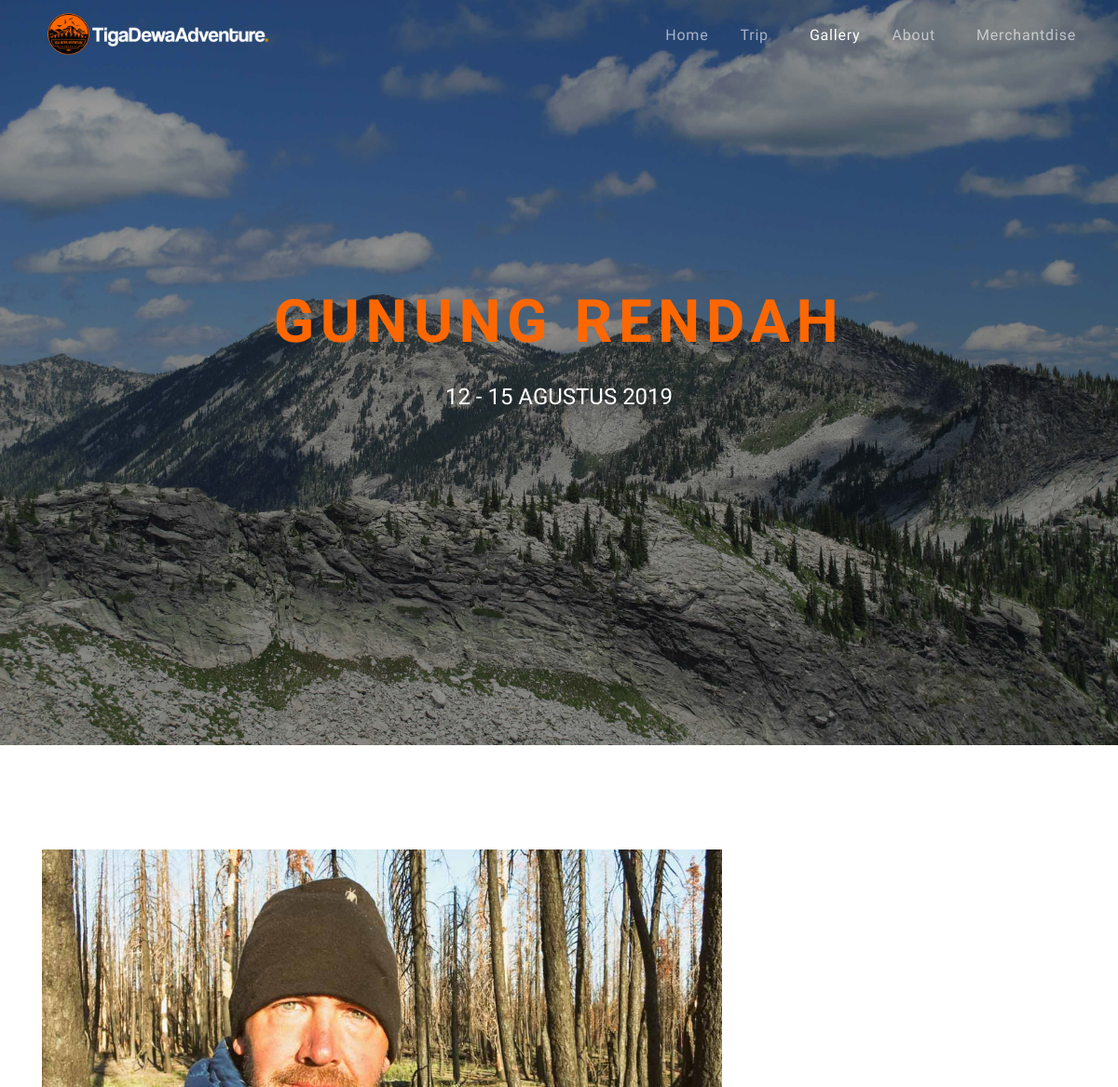
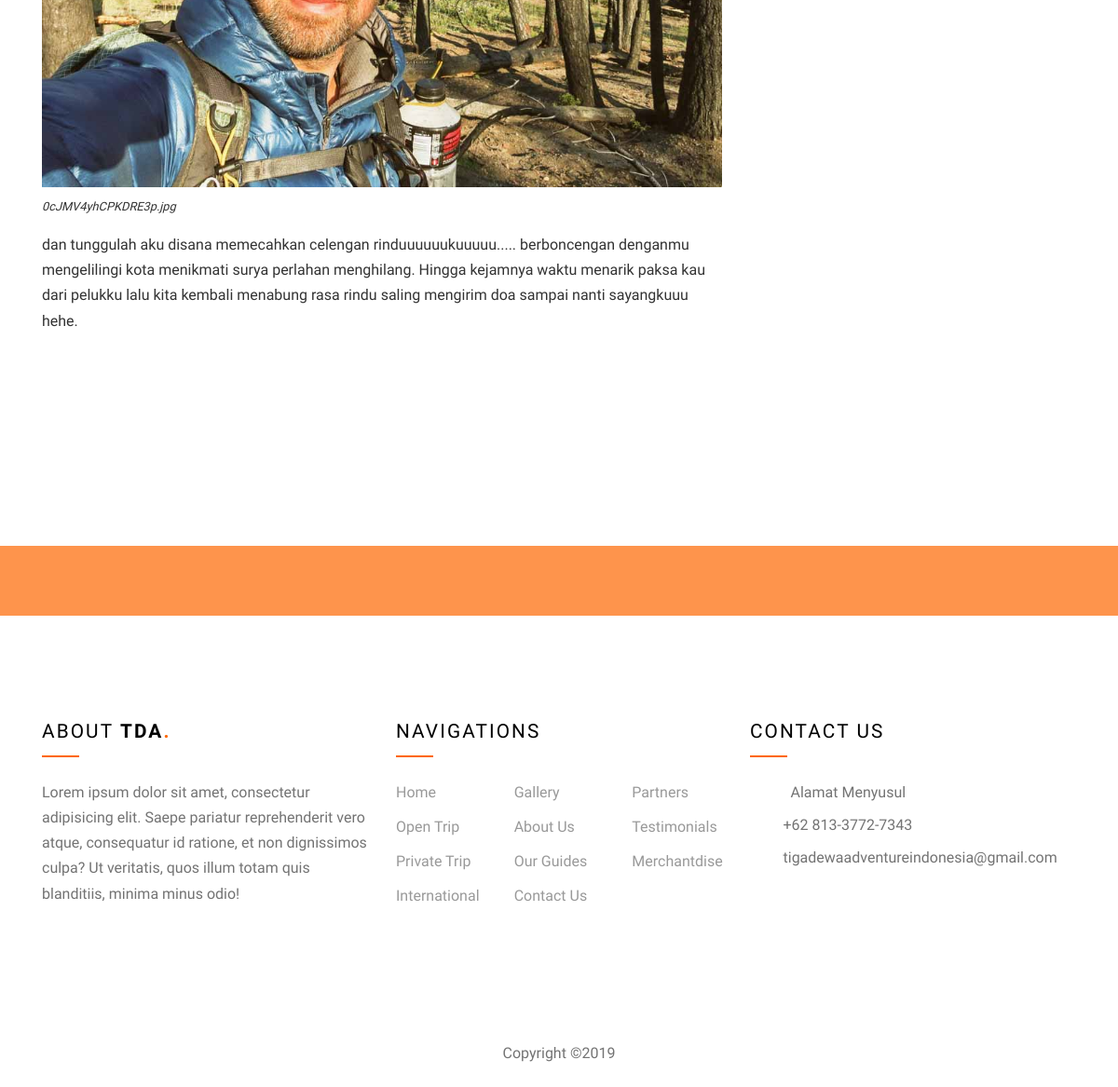
Page /index.php/Gallery/detail/5 on the committed database (2 pictures, top to bottom).
### tables this page shows
CREATE TABLE `gallery` (
  `id_gallery` int(11) NOT NULL,
  `picture` varchar(200) NOT NULL,
  `tripDate` varchar(100) NOT NULL,
  `year` int(11) NOT NULL,
  `tripName` varchar(100) NOT NULL,
  `detail` text NOT NULL
);

### application/controllers/Gallery.php (called while the page is built, shortened)
<?php
class Gallery extends CI_Controller {
	public function __construct()
	{
		$this->load->model('Gallery_model', 'gm');
	}
	public function detail($id_gallery)
	{
		$data['gal'] = $this->gm->getAll($id_gallery);
		$this->load->view('user/gallery_detail', $data);
	}
}

### index.php (called while the page is built, shortened)
<?php
require_once BASEPATH.'core/CodeIgniter.php';

### application/models/Gallery_model.php (called while the page is built, shortened)
<?php
class Gallery_model extends CI_Model {
	public function getAll($id_gallery)
	{
		return $this->db->where('id_gallery', $id_gallery)
						->get('gallery')->result();
	}
}

### application/views/user/gallery_detail.php (the view, shortened to what this page needs)
<!DOCTYPE html>
<html lang="en">
  <head>
    <link rel="stylesheet" href="<?=base_url()?>assets/fonts/icomoon/style.css">
    <link rel="stylesheet" href="<?=base_url()?>assets/css/bootstrap.min.css">
    <link rel="stylesheet" href="<?=base_url()?>assets/css/magnific-popup.css">
    <link rel="stylesheet" href="<?=base_url()?>assets/css/jquery-ui.css">
    <link rel="stylesheet" href="<?=base_url()?>assets/css/owl.carousel.min.css">
    <link rel="stylesheet" href="<?=base_url()?>assets/css/owl.theme.default.min.css">
    <link rel="stylesheet" href="<?=base_url()?>assets/css/bootstrap-datepicker.css">
    <link rel="stylesheet" href="<?=base_url()?>assets/css/mediaelementplayer.css">
    <link rel="stylesheet" href="<?=base_url()?>assets/css/animate.css">
    <link rel="stylesheet" href="<?=base_url()?>assets/fonts/flaticon/font/flaticon.css">
    <link rel="stylesheet" href="<?=base_url()?>assets/css/fl-bigmug-line.css">
    <link rel="stylesheet" href="https://use.fontawesome.com/releases/v5.6.3/css/all.css">
    <link rel="stylesheet" href="<?=base_url()?>assets/css/aos.css">
    <link rel="stylesheet" href="<?=base_url()?>assets/css/style.css">
  </head>
  <body>
  <?php foreach($gal as $g) { ?>
  <div class="site-wrap">
    <nav class="site-navbar">
        <div class="container py-1">
          <div class="row align-items-center">
            <div class="col-8 col-md-8 col-lg-4">
              <a href="<?=base_url()?>index.php/Home">
                <img src="<?=base_url()?>assets/images/tigadewa1.png" style="width: 250px;">
              </a>
            </div>
            <div class="col-4 col-md-4 col-lg-8">
              <nav class="site-navigation text-right text-md-right" role="navigation">
                <ul class="site-menu js-clone-nav d-none d-lg-block">
                  <li>
                    <a href="<?=base_url()?>index.php/Home">Home</a>
                  </li>
                  <li class="has-children">
                    <a href="#">Trip</a>
                  </li>
                  <li class="active"><a href="<?=base_url()?>index.php/Gallery">Gallery</a></li>
                  <li class="has-children">
                    <a href="#">About</a>
                  </li>
                  <li><a href="<?=base_url()?>index.php/Merchantdise">Merchantdise</a></li>
                </ul>
              </nav>
            </div>
          </div>
        </div>
      </nav>
    </div>
    <div class="site-blocks-cover overlay" style="background-image: url('<?=base_url()?>assets/images/mount6.jpg');" data-aos="fade" data-stellar-background-ratio="0.5" data-aos="fade">
      <div class="container">
        <div class="row align-items-center justify-content-center">
          <div class="col-md-8 text-center" data-aos="fade-up" data-aos-delay="200">
              <h1 class="mb-4" style="color: #fe6700; font-weight: bold;"><?php echo $g->tripName?></h1>
              <p class="mb-5"><?php echo $g->tripDate?> <?php echo $g->year?></p>
          </div>
        </div>
      </div>
    </div>
  <div class="site-section">
    <div class="container">
      <div class="row">
        <div class="col-lg-8">
          <figure>
            <img src="<?=base_url()?>assets/uploads/<?php echo $g->picture; ?>" alt="Image" class="img-fluid">
            <figcaption><?php echo $g->picture; ?></figcaption>
          </figure>
          <p><?php echo $g->detail?></p>
        </div>
      </div>
    </div>
  </div>
  <?php } ?>
  <div class="bg-prm" style="margin-top: 100px;">
      <div class="container">
        <div class="row text-center">
          <a target="_blank" href="https://www.instagram.com/tigadewaadventureindonesia/" class="col-6 text-center py-4 social-icon d-block"><span class="icon-instagram text-white"></span></a>
          <a target="_blank" href="https://api.whatsapp.com/send?phone=6281216012160" class="col-6 text-center py-4 social-icon d-block"><span class="icon-whatsapp text-white"></span></a>
        </div>
      </div>
    </div>
    <footer class="site-footer">
      <div class="container">
        <div class="row">
          <div class="col-lg-4">
            <div class="mb-5">
              <h3 class="footer-heading mb-4">About <strong>TDA<span class="text-cklt">.</span></strong></h3>
              <p>Lorem ipsum dolor sit amet, consectetur adipisicing elit. Saepe pariatur reprehenderit vero atque, consequatur id ratione, et non dignissimos culpa? Ut veritatis, quos illum totam quis blanditiis, minima minus odio!</p>
            </div>
          </div>
          <div class="col-lg-4 mb-4 mb-lg-0">
            <div class="row mb-3">
              <div class="col-md-12">
                <h3 class="footer-heading mb-4">Navigations</h3>
              </div>
              <div class="col-md-6 col-lg-4">
                <ul class="list-unstyled">
                  <li><a href="<?=base_url()?>index.php/Home">Home</a></li>
                  <li><a href="<?=base_url()?>index.php/OpenTrip">Open Trip</a></li>
                  <li><a href="<?=base_url()?>index.php/PrivateTrip">Private Trip</a></li>
                  <li><a href="<?=base_url()?>index.php/InternationalTrip">International</a></li>
                </ul>
              </div>
              <div class="col-md-6 col-lg-4">
                <ul class="list-unstyled">
                  <li><a href="<?=base_url()?>index.php/Gallery">Gallery</a></li>
                  <li><a href="<?=base_url()?>index.php/About/aboutus">About Us</a></li>
                  <li><a href="<?=base_url()?>index.php/About/ourguides">Our Guides</a></li>
                  <li><a href="<?=base_url()?>index.php/About/contactus">Contact Us</a></li>
                </ul>
              </div>
              <div class="col-md-6 col-lg-4">
                <ul class="list-unstyled">
                  <li><a href="<?=base_url()?>index.php/About/partners">Partners</a></li>
                  <li><a href="<?=base_url()?>index.php/About/testimonials">Testimonials</a></li>
                  <li><a href="<?=base_url()?>index.php/Merchantdise">Merchantdise</a></li>
                </ul>
              </div>
            </div>
          </div>
          <div class="col-lg-4">
            <h3 class="footer-heading mb-4">Contact Us</h3>
            <div class="row">
              <div class="col-md-10">
                <span class="icon-map-marker d-inline" style="font-size: 20px"></span>
                <p class="d-inline pl-4">Alamat Menyusul</p>
              </div>
              <div class="col-md-10 mt-2">
                <span class="icon-phone d-inline" style="font-size: 20px"></span>
                <p class="d-inline pl-3">+62 813-3772-7343</p>
              </div>
              <div class="col-md-12 mt-2">
                <span class="icon-envelope d-inline" style="font-size: 20px"></span>
                <p class="d-inline pl-3">tigadewaadventureindonesia@gmail.com</p>
              </div>
            </div>
          </div>
          </div>
        </div>
        <div class="row pt-5 mt-5 text-center">
          <div class="col-md-12">
            <p>
            Copyright &copy;<script data-cfasync="false" src="/cdn-cgi/scripts/5c5dd728/cloudflare-static/email-decode.min.js"></script><script>document.write(new Date().getFullYear());</script>
            </p>
          </div>
        </div>
    </footer>
  </body>
</html>

### assets/css/style.css (style rules this page uses)
body { line-height: 1.7; font-weight: 400; font-size: 1rem; color: #333; font-family: "Nunito Sans", -apple-system, BlinkMacSystemFont, "Segoe UI", Roboto, "Helvetica Neue", Arial, sans-serif, "Apple Color Emoji", "Segoe UI Emoji", "Segoe UI Symbol", "Noto Color Emoji"; }
h1, h2, h3, h5, h4 { font-family: 'Oswald', sans-serif; }
a { -webkit-transition: .3s all ease; -o-transition: .3s all ease; transition: .3s all ease; }
.text-cklt { color: #fe6700 !important; }
.bg-prm { background-color: rgba(254, 103, 0, 0.7); }
.site-wrap:before { -webkit-transition: .3s all ease-in-out; -o-transition: .3s all ease-in-out; transition: .3s all ease-in-out; background: rgba(0, 0, 0, 0.6); content: ""; position: absolute; z-index: 2000; top: 0; left: 0; right: 0; bottom: 0; opacity: 0; visibility: hidden; }
.site-section { padding: 3em 0; }
@media (min-width: 768px) { .site-section { padding: 7em 0; } }
.site-footer { padding: 4em 0; }
@media (min-width: 768px) { .site-footer { padding: 7em 0; } }
.site-footer p { color: #737373; }
.site-footer h2, .site-footer h3, .site-footer h4, .site-footer h5 { color: #fff; }
.site-footer a { color: #999999; }
.site-footer ul li { margin-bottom: 10px; }
.site-footer .footer-heading { font-size: 1.3rem; text-transform: uppercase; letter-spacing: .1em; color: #000; position: relative; padding-bottom: 15px; }
.site-footer .footer-heading:before { content: ""; background: #fe6700; width: 40px; height: 2px; position: absolute; bottom: 0; }
.site-navbar { margin-bottom: 0px; width: 100%; border-bottom: none; position: fixed; transition: 0.5s; z-index: 99; }
.site-navbar .site-navigation .site-menu { margin-bottom: 0; margin-left: 0; padding-left: 0; }
.site-navbar .site-navigation .site-menu .active > a { color: #fff; }
.site-navbar .site-navigation .site-menu a { text-decoration: none !important; display: inline-block; }
.site-navbar .site-navigation .site-menu > li { display: inline-block; padding: 10px 5px; }
.site-navbar .site-navigation .site-menu > li > a { padding: 10px 10px; letter-spacing: .05em; color: rgba(255, 255, 255, 0.6); text-decoration: none !important; }
.site-navbar .site-navigation .site-menu > li:last-child { padding-right: 0; }
.site-navbar .site-navigation .site-menu > li:last-child > a { padding-right: 0; }
.site-navbar .site-navigation .site-menu .has-children { position: relative; }
.site-navbar .site-navigation .site-menu .has-children > a { position: relative; padding-right: 20px; }
.site-navbar .site-navigation .site-menu .has-children > a:before { position: absolute; content: "\e313"; font-size: 16px; top: 50%; right: 0; -webkit-transform: translateY(-50%); -ms-transform: translateY(-50%); transform: translateY(-50%); font-family: 'icomoon'; }
.site-mobile-menu .site-nav-wrap { padding: 0; margin: 0; list-style: none; position: relative; }
.site-mobile-menu .site-nav-wrap a { padding: 10px 20px; display: block; position: relative; color: #212529; }
.site-mobile-menu .site-nav-wrap li { position: relative; display: block; }
.site-mobile-menu .site-nav-wrap li.active > a { color: #fe6700; }
.site-mobile-menu .site-nav-wrap > li { display: block; position: relative; float: left; width: 100%; }
.site-mobile-menu .site-nav-wrap > li > a { padding-left: 20px; font-size: 20px; }
.site-blocks-cover { background-size: cover; background-repeat: no-repeat; background-position: top; }
.site-blocks-cover.overlay { position: relative; }
.site-blocks-cover.overlay:before { position: absolute; content: ""; left: 0; bottom: 0; right: 0; top: 0; background: rgba(0, 0, 0, 0.4); }
.site-blocks-cover, .site-blocks-cover .row { min-height: 600px; height: calc(100vh); }
.site-blocks-cover h1 { font-weight: 900; color: #fff; font-size: 4rem; font-weight: normal; letter-spacing: .1em; text-transform: uppercase; }
.site-blocks-cover p { color: #fff; font-size: 1.5rem; line-height: 1.5; }
.social-icon span { font-size: 20px; }
figure img { margin-bottom: 10px; }
figure figcaption { font-size: .8rem; font-style: italic; }

### rows in the picture
gallery: tripName "GUNUNG RENDAH", tripDate "12 - 15 AGUSTUS", year "2019", picture (picture), picture "0cJMV4yhCPKDRE3p.jpg", detail "dan tunggulah aku disana memecahkan celengan rinduuuuuukuuuuu..... berboncengan denganmu mengelilingi kota menikmati surya perlahan menghilang. Hingga kejamnya waktu menarik paksa kau dari pelukku lalu kita kembali menabung rasa rindu saling mengirim doa sampai nanti sayangkuuu hehe."
